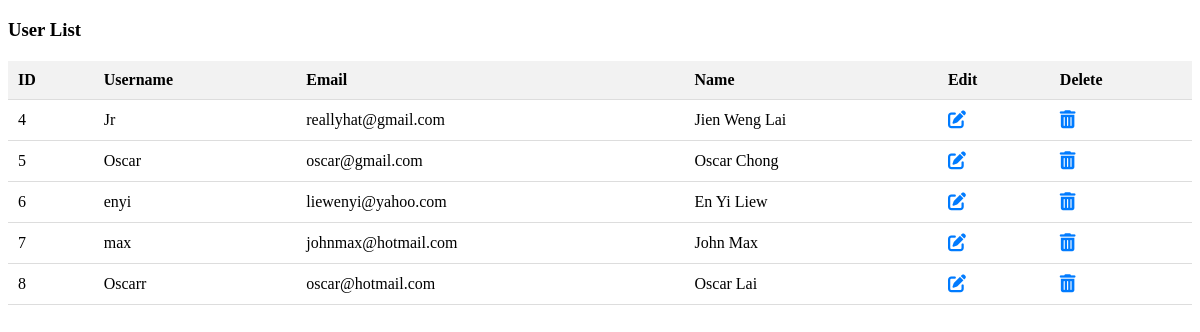
Screenshot of /admin/user_list.php with the database file from the repository.
### tables this page shows
CREATE TABLE `users` (
  `id` int(10) UNSIGNED NOT NULL,
  `firstname` varchar(30) NOT NULL,
  `lastname` varchar(30) NOT NULL,
  `username` varchar(50) NOT NULL,
  `email` varchar(50) NOT NULL,
  `password` varchar(20) NOT NULL
);

### admin/user_list.php (the view, shortened to what this page needs)
<?php
include('../include/connect.php');
$select_query = "SELECT * FROM users";
$result = mysqli_query($con, $select_query);
?>
<!DOCTYPE html>
<html lang="en">
<head>
    <link rel="stylesheet" href="https://cdnjs.cloudflare.com/ajax/libs/font-awesome/6.0.0/css/all.min.css">
</head>
<body>
    <h3>User List</h3>
    <table>
        <tr>
            <th>ID</th>
            <th>Username</th>
            <th>Email</th>
            <th>Name</th>
            <th>Edit</th>
            <th>Delete</th>
        </tr>
        <?php
        while ($row = mysqli_fetch_assoc($result)) {
            echo "<tr>";
            echo "<td>" . $row['id'] . "</td>";
            echo "<td>" . $row['username'] . "</td>";
            echo "<td>" . $row['email'] . "</td>";
            echo "<td>" . $row['firstname'] . " " . $row['lastname'] . "</td>";
            echo "<td><a href='edit_user.php?id=" . $row['id'] . "'><i class='fas fa-edit icon'></i></a></td>";
            echo "<td><a href='delete_user.php?id=" . $row['id'] . "' onclick='return confirm(\"Are you sure you want to delete this user?\")'><i class='fas fa-trash-alt icon'></i></a></td>";
            echo "</tr>";
        }
        ?>
    </table>
</body>
</html>

### admin/user_list.php (style rules this page uses)
table { width: 100%; border-collapse: collapse; margin-top: 20px; }
th, td { padding: 10px; text-align: left; border-bottom: 1px solid #ddd; }
th { background-color: #f2f2f2; }
.icon { font-size: 18px; color: #007bff; margin-right: 5px; cursor: pointer; }

### rows the page displays
users: id "4", username "Jr", email "reallyhat@gmail.com", firstname "Jien Weng", lastname "Lai"
users: id "5", username "Oscar", email "oscar@gmail.com", firstname "Oscar", lastname "Chong"
users: id "6", username "enyi", email "liewenyi@yahoo.com", firstname "En Yi", lastname "Liew"
users: id "7", username "max", email "johnmax@hotmail.com", firstname "John", lastname "Max"
users: id "8", username "Oscarr", email "oscar@hotmail.com", firstname "Oscar", lastname "Lai"
